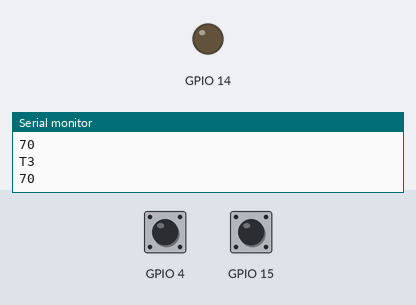
Simulated run of this sketch. Board: ESP32. On the bench: output pins drawn as LEDs (lit = HIGH), the last lines printed to the serial monitor. Inputs (shaded band) come from the test bench; at power-on: GPIO 4 HIGH, GPIO 15 HIGH. Nothing arrives over Bluetooth unless stated; a phone connects over Bluetooth LE 3 s after start.

Above: at 8.8 s.
8.9 s: GPIO 4 pulled LOW for 2.85 s
At 10.9 s:
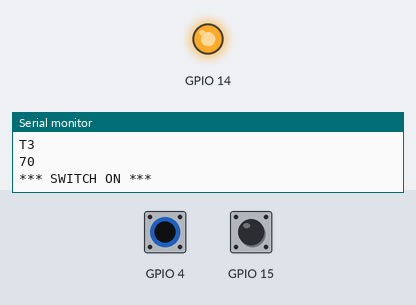
13.2 s: GPIO 15 pulled LOW for 2.85 s
At 15.2 s:
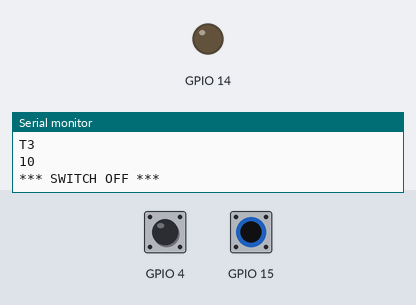
Timing chart, 0 to 16.7 s (numbered marks = the images above; inputs shaded):
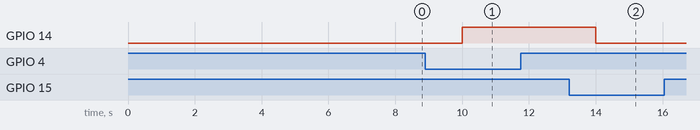

The sketch:

esp32_ble_ts.ino
```cpp
/*
    Video: https://www.youtube.com/watch?v=oCMOYS71NIU
    Based on Neil Kolban example for IDF: https://github.com/nkolban/esp32-snippets/blob/master/cpp_utils/tests/BLE%20Tests/SampleNotify.cpp
    Ported to Arduino ESP32 by Evandro Copercini

   Create a BLE server that, once we receive a connection, will send periodic notifications.
   The service advertises itself as: 4fafc201-1fb5-459e-8fcc-c5c9c331914b
   And has a characteristic of: beb5483e-36e1-4688-b7f5-ea07361b26a8

   The design of creating the BLE server is:
   1. Create a BLE Server
   2. Create a BLE Service
   3. Create a BLE Characteristic on the Service
   4. Create a BLE Descriptor on the characteristic
   5. Start the service.
   6. Start advertising.

   A connect hander associated with the server starts a background task that performs notification
   every couple of seconds.
*/
#include <BLEDevice.h>
#include <BLEServer.h>
#include <BLEUtils.h>
#include <BLE2902.h>

BLECharacteristic *pCharacteristic;
bool deviceConnected = false;
uint8_t value = 0;

bool ledFlg = false;

// See the following for generating UUIDs:
// https://www.uuidgenerator.net/

#define SERVICE_UUID        "4fafc201-1fb5-459e-8fcc-c5c9c331914b"
#define CHARACTERISTIC_UUID "beb5483e-36e1-4688-b7f5-ea07361b26a8"


class MyServerCallbacks: public BLEServerCallbacks {
    void onConnect(BLEServer* pServer) {
      deviceConnected = true;
    };

    void onDisconnect(BLEServer* pServer) {
      deviceConnected = false;
    }
};


void setup() {
  Serial.begin(115200);

  pinMode(14, OUTPUT);

  // Create the BLE Device
  BLEDevice::init("MyESP32");

  // Create the BLE Server
  BLEServer *pServer = BLEDevice::createServer();
  pServer->setCallbacks(new MyServerCallbacks());

  // Create the BLE Service
  BLEService *pService = pServer->createService(SERVICE_UUID);

  // Create a BLE Characteristic
  pCharacteristic = pService->createCharacteristic(
                      CHARACTERISTIC_UUID,
                      BLECharacteristic::PROPERTY_READ   |
                      BLECharacteristic::PROPERTY_WRITE  |
                      BLECharacteristic::PROPERTY_NOTIFY |
                      BLECharacteristic::PROPERTY_INDICATE
                    );

  // https://www.bluetooth.com/specifications/gatt/viewer?attributeXmlFile=org.bluetooth.descriptor.gatt.client_characteristic_configuration.xml
  // Create a BLE Descriptor
  pCharacteristic->addDescriptor(new BLE2902());

  // Start the service
  pService->start();

  // Start advertising
  pServer->getAdvertising()->start();
  Serial.println("Waiting a client connection to notify...");

}

void loop() {

  if (deviceConnected) {
    int t0val  = touchRead(T0);  // get value using T0 - IO04
    int t3val  = touchRead(T3);  // get value using T3 - IO15
    bool flg = false;

      Serial.println("\n\rT0");
      Serial.println(t0val);
      Serial.println("\n\rT3");
      Serial.println(t3val);

    if(t0val < 30 && !ledFlg){
      //switch on
      digitalWrite(14,HIGH);
      flg = true;
      ledFlg = true;
      value = 1;
      Serial.println("*** SWITCH ON ***");
    }
    if(t3val < 30 && ledFlg){
      //switch off
      digitalWrite(14,LOW);
      flg = true;
      ledFlg = false;
      value = 0;
      Serial.println("*** SWITCH OFF ***");
    }

    if(flg){
      pCharacteristic->setValue(&value, 1);
      pCharacteristic->notify();
      //pCharacteristic->indicate();
      //value++;
    }

  }
  delay(2000);
}
```

Measured:
- after the input at 8.9 s, GPIO 14: LOW → HIGH after 1.1 s
- after the input at 13.2 s, GPIO 14: HIGH → LOW after 0.80 s
